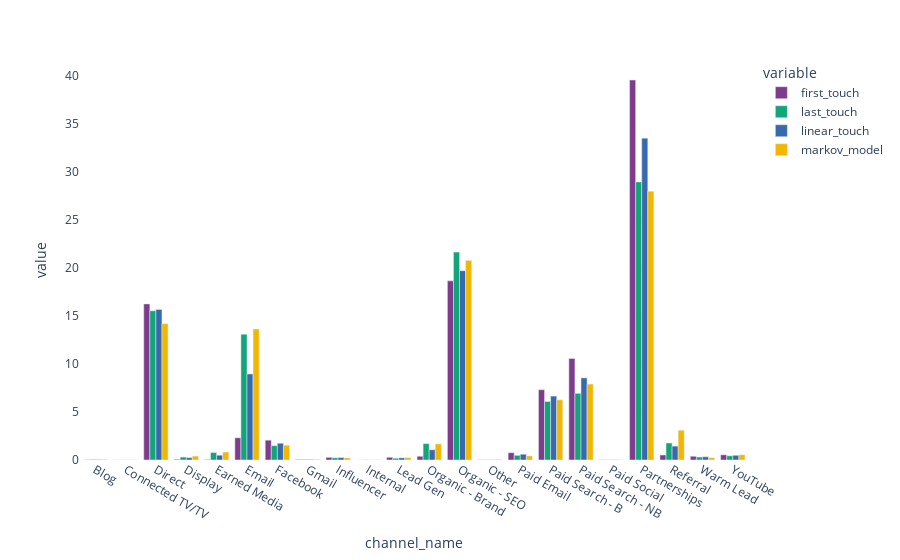

The notebook cell this image was saved under:
### Code cell
R1=pd.melt(R, id_vars="channel_name")
fig = px.bar(R1, x="channel_name", y="value", color="variable", 
             hover_data=['value'], 
             barmode = 'group',
             color_discrete_sequence=px.colors.qualitative.Bold)
fig.update_layout({ 'plot_bgcolor': 'rgba(0, 0, 0, 0)', 'paper_bgcolor': 'rgba(0, 0, 0, 0)'})
fig.show()

### Figure 1 — Plotly figure (JSON) as saved in the notebook; plotly's stock layout.template omitted (floating-point values rounded to 4 significant figures)
{"data": [{"alignmentgroup": "True", "hovertemplate": "variable=first_touch<br>channel_name=%{x}<br>value=%{y}<extra></extra>", "legendgroup": "first_touch", "marker": {"color": "rgb(127, 60, 141)"}, "name": "first_touch", "offsetgroup": "first_touch", "orientation": "v", "showlegend": true, "textposition": "auto", "type": "bar", "x": ["Blog", "Connected TV/TV", "Direct", "Display", "Earned Media", "Email", "Facebook", "Gmail", "Influencer", "Internal", "Lead Gen", "Organic - Brand", "Organic - SEO", "Other", "Paid Email", "Paid Search - B", "Paid Search - NB", "Paid Social", "Partnerships", "Referral", "Warm Lead", "YouTube"], "xaxis": "x", "y": [0.01256, 0, 16.24, 0.07327, 0.04606, 2.309, 2.06, 0.05024, 0.2763, 0, 0.2805, 0.3894, 18.63, 0.01465, 0.7558, 7.313, 10.56, 0.01675, 39.53, 0.5192, 0.3894, 0.5401], "yaxis": "y"}, {"alignmentgroup": "True", "hovertemplate": "variable=last_touch<br>channel_name=%{x}<br>value=%{y}<extra></extra>", "legendgroup": "last_touch", "marker": {"color": "rgb(17, 165, 121)"}, "name": "last_touch", "offsetgroup": "last_touch", "orientation": "v", "showlegend": true, "textposition": "auto", "type": "bar", "x": ["Blog", "Connected TV/TV", "Direct", "Display", "Earned Media", "Email", "Facebook", "Gmail", "Influencer", "Internal", "Lead Gen", "Organic - Brand", "Organic - SEO", "Other", "Paid Email", "Paid Search - B", "Paid Search - NB", "Paid Social", "Partnerships", "Referral", "Warm Lead", "YouTube"], "xaxis": "x", "y": [0.05024, 0.004187, 15.52, 0.3036, 0.7704, 13.08, 1.493, 0.05862, 0.2261, 0.01047, 0.18, 1.702, 21.63, 0.01675, 0.4857, 6.09, 6.934, 0.01465, 28.93, 1.765, 0.3098, 0.4334], "yaxis": "y"}, {"alignmentgroup": "True", "hovertemplate": "variable=linear_touch<br>channel_name=%{x}<br>value=%{y}<extra></extra>", "legendgroup": "linear_touch", "marker": {"color": "rgb(57, 105, 172)"}, "name": "linear_touch", "offsetgroup": "linear_touch", "orientation": "v", "showlegend": true, "textposition": "auto", "type": "bar", "x": ["Blog", "Connected TV/TV", "Direct", "Display", "Earned Media", "Email", "Facebook", "Gmail", "Influencer", "Internal", "Lead Gen", "Organic - Brand", "Organic - SEO", "Other", "Paid Email", "Paid Search - B", "Paid Search - NB", "Paid Social", "Partnerships", "Referral", "Warm Lead", "YouTube"], "xaxis": "x", "y": [0.04067, 0.002338, 15.66, 0.2408, 0.4954, 8.953, 1.741, 0.05437, 0.2524, 0.003105, 0.2238, 1.065, 19.69, 0.01814, 0.5984, 6.649, 8.542, 0.01738, 33.48, 1.446, 0.3353, 0.4874], "yaxis": "y"}, {"alignmentgroup": "True", "hovertemplate": "variable=markov_model<br>channel_name=%{x}<br>value=%{y}<extra></extra>", "legendgroup": "markov_model", "marker": {"color": "rgb(242, 183, 1)"}, "name": "markov_model", "offsetgroup": "markov_model", "orientation": "v", "showlegend": true, "textposition": "auto", "type": "bar", "x": ["Blog", "Connected TV/TV", "Direct", "Display", "Earned Media", "Email", "Facebook", "Gmail", "Influencer", "Internal", "Lead Gen", "Organic - Brand", "Organic - SEO", "Other", "Paid Email", "Paid Search - B", "Paid Search - NB", "Paid Social", "Partnerships", "Referral", "Warm Lead", "YouTube"], "xaxis": "x", "y": [0.0445, 0.006356, 14.18, 0.4068, 0.8263, 13.62, 1.538, 0.0445, 0.2161, 0.006356, 0.2479, 1.672, 20.75, 0.0445, 0.4195, 6.255, 7.895, 0.01271, 27.94, 3.096, 0.2352, 0.5403], "yaxis": "y"}], "layout": {"barmode": "group", "legend": {"title": {"text": "variable"}, "tracegroupgap": 0}, "margin": {"t": 60}, "paper_bgcolor": "rgba(0, 0, 0, 0)", "plot_bgcolor": "rgba(0, 0, 0, 0)", "xaxis": {"anchor": "y", "domain": [0, 1], "title": {"text": "channel_name"}}, "yaxis": {"anchor": "x", "domain": [0, 1], "title": {"text": "value"}}}}
